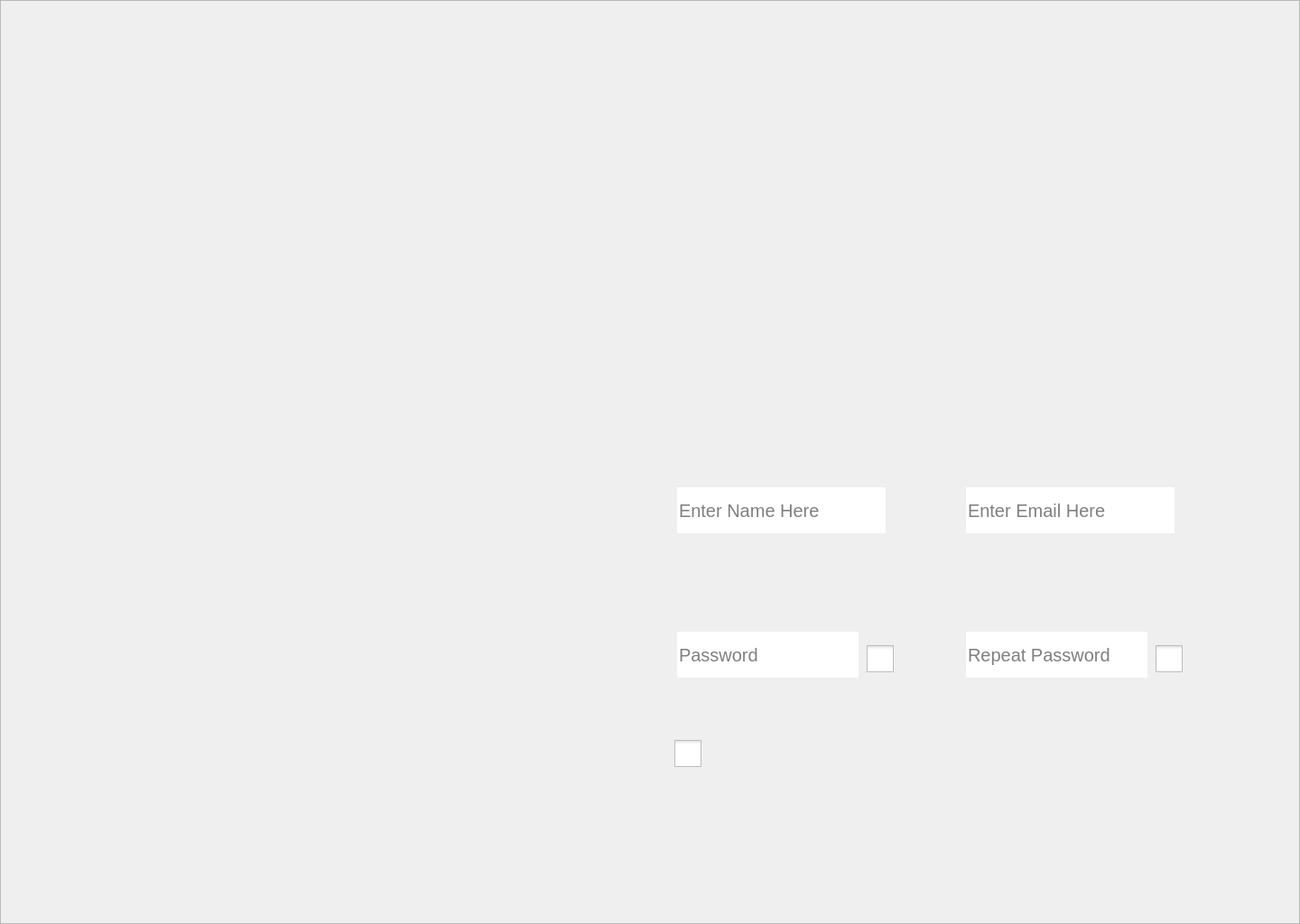
<?xml version="1.0" encoding="UTF-8"?>
<ui version="4.0">
 <class>Form</class>
 <widget class="QWidget" name="Form">
  <property name="geometry">
   <rect>
    <x>0</x>
    <y>0</y>
    <width>1440</width>
    <height>1024</height>
   </rect>
  </property>
  <property name="sizePolicy">
   <sizepolicy hsizetype="Fixed" vsizetype="Fixed">
    <horstretch>0</horstretch>
    <verstretch>0</verstretch>
   </sizepolicy>
  </property>
  <property name="windowTitle">
   <string>Form</string>
  </property>
  <widget class="QFrame" name="Background">
   <property name="geometry">
    <rect>
     <x>0</x>
     <y>0</y>
     <width>1440</width>
     <height>1024</height>
    </rect>
   </property>
   <property name="styleSheet">
    <string notr="true">[objectName^=&quot;Background&quot;]
         {
         background-image: url(:/bg/signup.png);
         }

QLineEdit
{
	background-color:none;
	border:none;
	font-size:20px
}

QCheckBox::indicator
{
	width: 30px;
	height: 30px;
}

QCheckBox::indicator:unchecked
{
 image: url(:/eyes/visibility_off.png);
}

QCheckBox::indicator:checked
{
 image: url(:/eyes/visibility.png);
}

[objectName^=&quot;terms&quot;]::indicator:unchecked
{
 image: none;
}

[objectName^=&quot;terms&quot;]::indicator:checked
{
 image: url(:/others/check.png);
}</string>
   </property>
   <property name="frameShape">
    <enum>QFrame::StyledPanel</enum>
   </property>
   <property name="frameShadow">
    <enum>QFrame::Raised</enum>
   </property>
   <widget class="QLineEdit" name="name_f">
    <property name="geometry">
     <rect>
      <x>750</x>
      <y>540</y>
      <width>231</width>
      <height>51</height>
     </rect>
    </property>
    <property name="placeholderText">
     <string>Enter Name Here</string>
    </property>
   </widget>
   <widget class="QLineEdit" name="email_f">
    <property name="geometry">
     <rect>
      <x>1070</x>
      <y>540</y>
      <width>231</width>
      <height>51</height>
     </rect>
    </property>
    <property name="placeholderText">
     <string>Enter Email Here</string>
    </property>
   </widget>
   <widget class="QLineEdit" name="pass1_f">
    <property name="geometry">
     <rect>
      <x>750</x>
      <y>700</y>
      <width>201</width>
      <height>51</height>
     </rect>
    </property>
    <property name="echoMode">
     <enum>QLineEdit::Password</enum>
    </property>
    <property name="placeholderText">
     <string>Password</string>
    </property>
   </widget>
   <widget class="QLineEdit" name="pass2_f">
    <property name="geometry">
     <rect>
      <x>1070</x>
      <y>700</y>
      <width>201</width>
      <height>51</height>
     </rect>
    </property>
    <property name="echoMode">
     <enum>QLineEdit::Password</enum>
    </property>
    <property name="placeholderText">
     <string>Repeat Password</string>
    </property>
   </widget>
   <widget class="QPushButton" name="signup_b">
    <property name="geometry">
     <rect>
      <x>730</x>
      <y>890</y>
      <width>271</width>
      <height>81</height>
     </rect>
    </property>
    <property name="styleSheet">
     <string notr="true">QPushButton
{
background-color: none;
border:none;
}</string>
    </property>
    <property name="text">
     <string/>
    </property>
   </widget>
   <widget class="QPushButton" name="login_b">
    <property name="geometry">
     <rect>
      <x>1050</x>
      <y>890</y>
      <width>271</width>
      <height>81</height>
     </rect>
    </property>
    <property name="styleSheet">
     <string notr="true">QPushButton
{
background-color: none;
border:none;
}</string>
    </property>
    <property name="text">
     <string/>
    </property>
   </widget>
   <widget class="QCheckBox" name="p1_cb">
    <property name="geometry">
     <rect>
      <x>960</x>
      <y>710</y>
      <width>41</width>
      <height>41</height>
     </rect>
    </property>
    <property name="text">
     <string/>
    </property>
   </widget>
   <widget class="QCheckBox" name="p2_cb">
    <property name="geometry">
     <rect>
      <x>1280</x>
      <y>710</y>
      <width>41</width>
      <height>41</height>
     </rect>
    </property>
    <property name="text">
     <string/>
    </property>
   </widget>
   <widget class="QCheckBox" name="terms">
    <property name="geometry">
     <rect>
      <x>747</x>
      <y>810</y>
      <width>61</width>
      <height>51</height>
     </rect>
    </property>
    <property name="text">
     <string/>
    </property>
    <property name="checked">
     <bool>false</bool>
    </property>
   </widget>
  </widget>
 </widget>
 <resources>
  <include location="../Resources/Signup/signupres.qrc"/>
  <include location="../Resources/universal.qrc"/>
 </resources>
 <connections/>
</ui>
